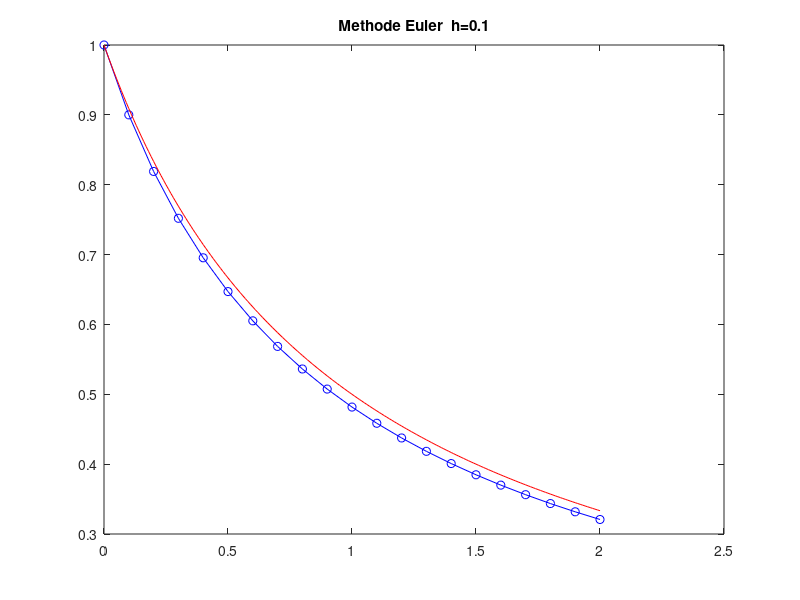

Source code (MATLAB):
% euler integration ordre 1

function solver_euler
clc         % efface la fenetre de commande
clear all   % efface la memoire
close all   % ferme les fenetres graphiques

tf=2.;
h =0.1;
y0=1;

param=[0 tf h];
[T, Y] = euler(param, y0);
plot(T, Y,'bo-')
hold on

% pour tracer la solution analytique
% prendre un pas d'echnatillonnage petit
t=0:0.01:tf;
yana=1./(t+1);
plot(t, yana, 'r');

title(['Methode Euler  h=' num2str(param(3))])
end

function [tvec, yvec]=euler(param, y0)
% intervalle d'etude en temps et pas
t0 = param(1);
tf = param(2);
h  = param(3);

% stockage
n=1;
tvec(n)=t0;
yvec(n)=y0;

% initialisation
t=t0;
y=y0;

while (t<tf)
    y = y -h*y*y;
    
    n=n+1;
    t=t+h;
    
    tvec(n)=t;
    yvec(n)=y;
end;
end
